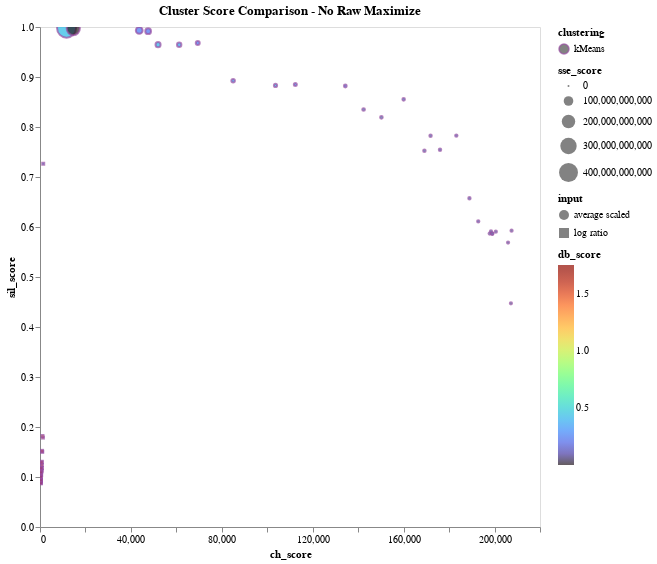

The notebook cell this image was saved under:
### Code cell
# REVERSE VISUALIZATION METRICS
# Data: Average Scaled, Log Ratio Scaled
data = df_kmeans_noRaw_metrics
domain = ['kMeans']
title = "Cluster Score Comparison - No Raw Maximize"

# Minimize position (top right corner)
x_axis = 'ch_score:Q'
y_axis = 'sil_score:Q'
    
# minimize size and gradient
size = 'sse_score:Q'
gradient = 'db_score:Q'

plot_comparison_plot(data, domain, title, x_axis, y_axis, size, gradient)

### Figure 1 — Vega-Lite specification as saved in the notebook (floating-point values rounded to 4 significant figures)
{"config": {"view": {"continuousWidth": 400, "continuousHeight": 300}, "axis": {"grid": false}}, "data": {"name": "data-50235db2b83b78d79e888eedd80534c2"}, "mark": {"type": "point", "strokeOpacity": 1.0}, "encoding": {"color": {"type": "nominal", "field": "clustering", "scale": {"domain": ["kMeans"], "range": ["#984EA3", "#F58517"]}}, "fill": {"type": "quantitative", "field": "db_score", "scale": {"scheme": "turbo"}}, "shape": {"type": "nominal", "field": "input"}, "size": {"type": "quantitative", "field": "sse_score"}, "tooltip": [{"type": "nominal", "field": "input"}, {"type": "nominal", "field": "clustering"}, {"type": "nominal", "field": "n_clusters"}, {"type": "quantitative", "field": "sse_score"}, {"type": "quantitative", "field": "db_score"}, {"type": "quantitative", "field": "ch_score"}, {"type": "quantitative", "field": "sil_score"}], "x": {"type": "quantitative", "field": "ch_score"}, "y": {"type": "quantitative", "field": "sil_score"}}, "height": 500, "selection": {"selector016": {"type": "interval", "bind": "scales", "encodings": ["x", "y"]}}, "title": "Cluster Score Comparison - No Raw Maximize", "width": 500, "$schema": "https://vega.github.io/schema/vega-lite/v4.8.1.json", "datasets": {"data-50235db2b83b78d79e888eedd80534c2": [{"input": "log ratio", "clustering": "kMeans", "sil_score": 0.7265, "sse_score": 119100.0, "ch_score": 1417.0, "db_score": 0.4276, "n_clusters": 2}, {"input": "log ratio", "clustering": "kMeans", "sil_score": 0.1788, "sse_score": 98880.0, "ch_score": 1282.0, "db_score": 1.385, "n_clusters": 3}, {"input": "log ratio", "clustering": "kMeans", "sil_score": 0.182, "sse_score": 89580.0, "ch_score": 1089.0, "db_score": 1.261, "n_clusters": 4}, {"input": "log ratio", "clustering": "kMeans", "sil_score": 0.1502, "sse_score": 82600.0, "ch_score": 974.4, "db_score": 1.514, "n_clusters": 5}, {"input": "log ratio", "clustering": "kMeans", "sil_score": 0.1523, "sse_score": 76260.0, "ch_score": 914.1, "db_score": 1.462, "n_clusters": 6}, {"input": "log ratio", "clustering": "kMeans", "sil_score": 0.124, "sse_score": 71830.0, "ch_score": 851.8, "db_score": 1.497, "n_clusters": 7}, {"input": "log ratio", "clustering": "kMeans", "sil_score": 0.1305, "sse_score": 68250.0, "ch_score": 799.7, "db_score": 1.428, "n_clusters": 8}, {"input": "log ratio", "clustering": "kMeans", "sil_score": 0.1179, "sse_score": 65870.0, "ch_score": 743.9, "db_score": 1.52, "n_clusters": 9}, {"input": "log ratio", "clustering": "kMeans", "sil_score": 0.1289, "sse_score": 63970.0, "ch_score": 694.5, "db_score": 1.543, "n_clusters": 10}, {"input": "log ratio", "clustering": "kMeans", "sil_score": 0.1124, "sse_score": 62240.0, "ch_score": 653.9, "db_score": 1.532, "n_clusters": 11}, {"input": "log ratio", "clustering": "kMeans", "sil_score": 0.1177, "sse_score": 60420.0, "ch_score": 623.9, "db_score": 1.581, "n_clusters": 12}, {"input": "log ratio", "clustering": "kMeans", "sil_score": 0.1173, "sse_score": 58900.0, "ch_score": 595.5, "db_score": 1.563, "n_clusters": 13}, {"input": "log ratio", "clustering": "kMeans", "sil_score": 0.1109, "sse_score": 57840.0, "ch_score": 565.5, "db_score": 1.575, "n_clusters": 14}, {"input": "log ratio", "clustering": "kMeans", "sil_score": 0.1138, "sse_score": 56460.0, "ch_score": 545.2, "db_score": 1.574, "n_clusters": 15}, {"input": "log ratio", "clustering": "kMeans", "sil_score": 0.1113, "sse_score": 55430.0, "ch_score": 523.4, "db_score": 1.561, "n_clusters": 16}, {"input": "log ratio", "clustering": "kMeans", "sil_score": 0.104, "sse_score": 54700.0, "ch_score": 500.5, "db_score": 1.75, "n_clusters": 17}, {"input": "log ratio", "clustering": "kMeans", "sil_score": 0.1176, "sse_score": 53500.0, "ch_score": 487.1, "db_score": 1.627, "n_clusters": 18}, {"input": "log ratio", "clustering": "kMeans", "sil_score": 0.109, "sse_score": 52550.0, "ch_score": 472.4, "db_score": 1.67, "n_clusters": 19}, {"input": "log ratio", "clustering": "kMeans", "sil_score": 0.1022, "sse_score": 51770.0, "ch_score": 457.5, "db_score": 1.675, "n_clusters": 20}, {"input": "log ratio", "clustering": "kMeans", "sil_score": 0.09992, "sse_score": 51270.0, "ch_score": 440.8, "db_score": 1.712, "n_clusters": 21}, {"input": "log ratio", "clustering": "kMeans", "sil_score": 0.08835, "sse_score": 50700.0, "ch_score": 426.7, "db_score": 1.64, "n_clusters": 22}, {"input": "log ratio", "clustering": "kMeans", "sil_score": 0.09442, "sse_score": 49970.0, "ch_score": 416.0, "db_score": 1.684, "n_clusters": 23}, {"input": "log ratio", "clustering": "kMeans", "sil_score": 0.09226, "sse_score": 49360.0, "ch_score": 404.9, "db_score": 1.701, "n_clusters": 24}, {"input": "log ratio", "clustering": "kMeans", "sil_score": 0.09361, "sse_score": 48460.0, "ch_score": 398.4, "db_score": 1.687, "n_clusters": 25}, {"input": "log ratio", "clustering": "kMeans", "sil_score": 0.09057, "sse_score": 47960.0, "ch_score": 388.1, "db_score": 1.699, "n_clusters": 26}, {"input": "log ratio", "clustering": "kMeans", "sil_score": 0.09198, "sse_score": 47360.0, "ch_score": 379.8, "db_score": 1.695, "n_clusters": 27}, {"input": "log ratio", "clustering": "kMeans", "sil_score": 0.09352, "sse_score": 47190.0, "ch_score": 367.6, "db_score": 1.679, "n_clusters": 28}, {"input": "log ratio", "clustering": "kMeans", "sil_score": 0.08728, "sse_score": 46630.0, "ch_score": 360.4, "db_score": 1.708, "n_clusters": 29}, {"input": "average scaled", "clustering": "kMeans", "sil_score": 0.9977, "sse_score": 402500000000.0, "ch_score": 11690.0, "db_score": 0.4366, "n_clusters": 2}, {"input": "average scaled", "clustering": "kMeans", "sil_score": 0.9968, "sse_score": 190900000000.0, "ch_score": 14650.0, "db_score": 0.00169, "n_clusters": 3}, {"input": "average scaled", "clustering": "kMeans", "sil_score": 0.9932, "sse_score": 47300000000.0, "ch_score": 43660.0, "db_score": 0.2482, "n_clusters": 4}, {"input": "average scaled", "clustering": "kMeans", "sil_score": 0.9917, "sse_score": 32870000000.0, "ch_score": 47580.0, "db_score": 0.2302, "n_clusters": 5}, {"input": "average scaled", "clustering": "kMeans", "sil_score": 0.9647, "sse_score": 24220000000.0, "ch_score": 51950.0, "db_score": 0.4144, "n_clusters": 6}, {"input": "average scaled", "clustering": "kMeans", "sil_score": 0.9646, "sse_score": 17200000000.0, "ch_score": 61240.0, "db_score": 0.383, "n_clusters": 7}, {"input": "average scaled", "clustering": "kMeans", "sil_score": 0.9679, "sse_score": 13040000000.0, "ch_score": 69410.0, "db_score": 0.2698, "n_clusters": 8}, {"input": "average scaled", "clustering": "kMeans", "sil_score": 0.8923, "sse_score": 9339000000.0, "ch_score": 84980.0, "db_score": 0.3586, "n_clusters": 9}, {"input": "average scaled", "clustering": "kMeans", "sil_score": 0.8832, "sse_score": 6817000000.0, "ch_score": 103600.0, "db_score": 0.3983, "n_clusters": 10}, {"input": "average scaled", "clustering": "kMeans", "sil_score": 0.8852, "sse_score": 5662000000.0, "ch_score": 112300.0, "db_score": 0.3307, "n_clusters": 11}, {"input": "average scaled", "clustering": "kMeans", "sil_score": 0.882, "sse_score": 4307000000.0, "ch_score": 134300.0, "db_score": 0.341, "n_clusters": 12}, {"input": "average scaled", "clustering": "kMeans", "sil_score": 0.835, "sse_score": 3726000000.0, "ch_score": 142400.0, "db_score": 0.4723, "n_clusters": 13}, {"input": "average scaled", "clustering": "kMeans", "sil_score": 0.8193, "sse_score": 3260000000.0, "ch_score": 150200.0, "db_score": 0.5127, "n_clusters": 14}, {"input": "average scaled", "clustering": "kMeans", "sil_score": 0.8553, "sse_score": 2842000000.0, "ch_score": 160000.0, "db_score": 0.4475, "n_clusters": 15}, {"input": "average scaled", "clustering": "kMeans", "sil_score": 0.7525, "sse_score": 2510000000.0, "ch_score": 169100.0, "db_score": 0.5049, "n_clusters": 16}, {"input": "average scaled", "clustering": "kMeans", "sil_score": 0.7546, "sse_score": 2261000000.0, "ch_score": 176000.0, "db_score": 0.4489, "n_clusters": 17}, {"input": "average scaled", "clustering": "kMeans", "sil_score": 0.7827, "sse_score": 2179000000.0, "ch_score": 171900.0, "db_score": 0.499, "n_clusters": 18}, {"input": "average scaled", "clustering": "kMeans", "sil_score": 0.7828, "sse_score": 1930000000.0, "ch_score": 183200.0, "db_score": 0.4451, "n_clusters": 19}, {"input": "average scaled", "clustering": "kMeans", "sil_score": 0.6576, "sse_score": 1773000000.0, "ch_score": 189000.0, "db_score": 0.488, "n_clusters": 20}, {"input": "average scaled", "clustering": "kMeans", "sil_score": 0.6113, "sse_score": 1650000000.0, "ch_score": 192800.0, "db_score": 0.4776, "n_clusters": 21}, {"input": "average scaled", "clustering": "kMeans", "sil_score": 0.5911, "sse_score": 1527000000.0, "ch_score": 198400.0, "db_score": 0.4994, "n_clusters": 22}, {"input": "average scaled", "clustering": "kMeans", "sil_score": 0.5907, "sse_score": 1442000000.0, "ch_score": 200600.0, "db_score": 0.5088, "n_clusters": 23}, {"input": "average scaled", "clustering": "kMeans", "sil_score": 0.5869, "sse_score": 1398000000.0, "ch_score": 197900.0, "db_score": 0.5429, "n_clusters": 24}, {"input": "average scaled", "clustering": "kMeans", "sil_score": 0.5865, "sse_score": 1332000000.0, "ch_score": 198900.0, "db_score": 0.5336, "n_clusters": 25}, {"input": "average scaled", "clustering": "kMeans", "sil_score": 0.5867, "sse_score": 1278000000.0, "ch_score": 199000.0, "db_score": 0.5065, "n_clusters": 26}, {"input": "average scaled", "clustering": "kMeans", "sil_score": 0.569, "sse_score": 1187000000.0, "ch_score": 205900.0, "db_score": 0.5358, "n_clusters": 27}, {"input": "average scaled", "clustering": "kMeans", "sil_score": 0.5926, "sse_score": 1134000000.0, "ch_score": 207500.0, "db_score": 0.5474, "n_clusters": 28}, {"input": "average scaled", "clustering": "kMeans", "sil_score": 0.4473, "sse_score": 1095000000.0, "ch_score": 207200.0, "db_score": 0.5867, "n_clusters": 29}]}}
